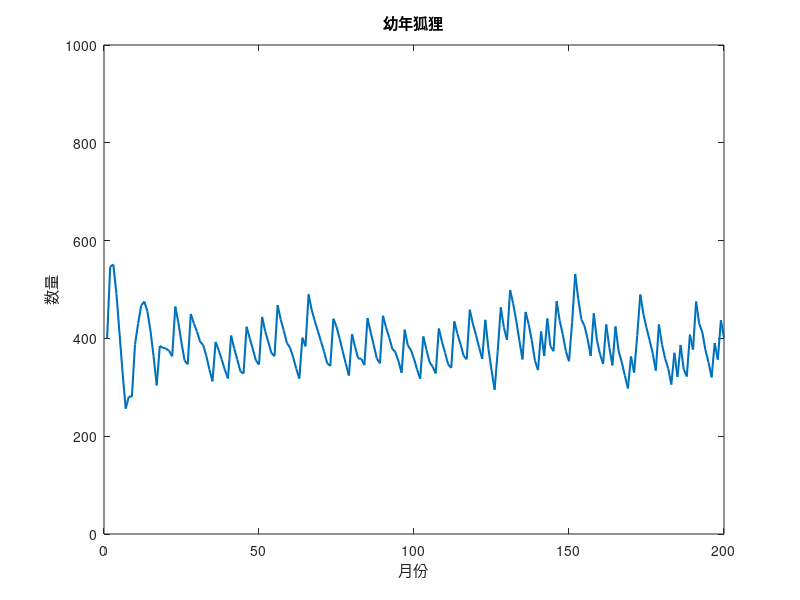
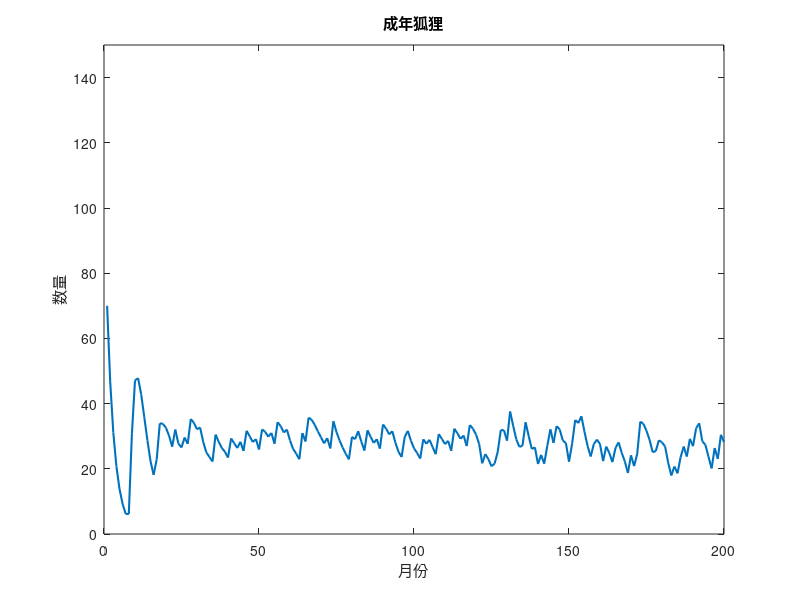
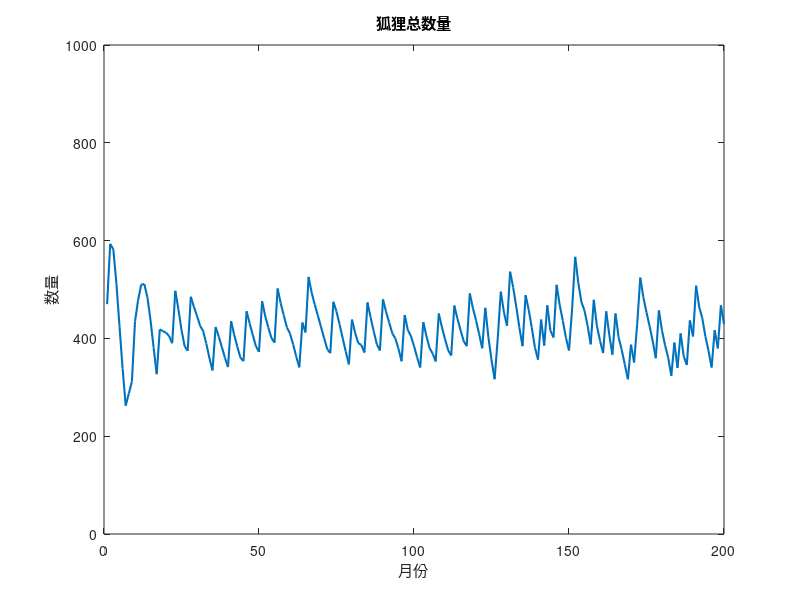
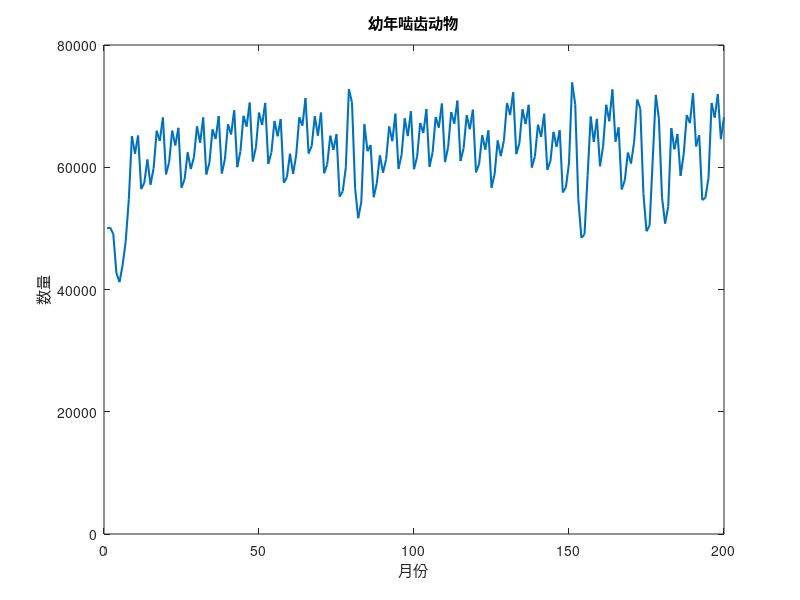

MATLAB code for these plots, in order:
close all
clear,clc;
%% 数据初始化
% 此处数据需手动输入或修改
month=200;
Fox_immature(1)=400;
Fox_mature(1)=70;
Rodent_immature(1)=50000;
Rodent_mature(1)=12000;

%% 迭代开始
Starve_record(1)=0;
for m=2:month
    %% 水草是否满足啮齿动物食物需求
    if Rodent_immature(m-1)+Rodent_mature(m-1)>100000
        Rodent_immature_starve(m-1)=Rodent_immature(m-1)/3;
        Rodent_mature_starve(m-1)=Rodent_immature(m-1)/3;
    else
        Rodent_immature_starve(m-1)=0;
        Rodent_mature_starve(m-1)=0;
    end
    %% 计算啮齿动物数量
    Rodent_immature_add(m-1)=Rodent_mature(m-1)*0.8;
    Rodent_immature_hunted(m-1)=(Fox_immature(m-1) *10+Fox_mature(m-1) *60) *Rodent_immature(m-1) / (Rodent_immature(m-1)+Rodent_mature(m-1) ) ;
    Rodent_mature_hunted(m-1)=(Fox_immature(m-1) *10+Fox_mature(m-1) *60) *Rodent_mature(m-1) / (Rodent_immature(m-1)+Rodent_mature(m-1) ) ;
    Rodent_immature_orphan(m-1)=Rodent_mature_hunted(m-1) *1.8;
    if m<=3
        Rodent_immature_grow(m)=0;
    else
        Rodent_immature_grow(m-3)=Rodent_immature_add(m-3) ;
        for n=1:3
            Rodent_immature_grow(m+n-3)=Rodent_immature_grow(m+n-4)-(Rodent_immature_hunted(m+n-4)+Rodent_immature_orphan(m+n-4)+Rodent_immature_starve(m+n-4) ) *Rodent_immature_grow(m+n-4) /Rodent_immature(m+n-4) ;
        end
    end
    %% 计算啮齿动物数量
    % 第m月幼年啮齿动物数量
    Rodent_immature(m)=Rodent_immature(m-1)+Rodent_immature_add(m-1)-Rodent_immature_hunted(m-1)-Rodent_immature_orphan(m-1)-Rodent_immature_grow(m)-Rodent_immature_starve(m-1) ;
    % 第m月成年啮齿动物数量
    Rodent_mature(m)=Rodent_mature(m-1)+Rodent_immature_grow(m)-Rodent_mature_hunted(m-1)-Rodent_mature_starve(m-1) ;
    %% 计算狐狸数量
    % 计算狐狸的总数量
    if Fox_immature(m-1) *10+Fox_mature(m-1) *60 >=Rodent_immature(m-1)+Rodent_mature(m-1) || Fox_mature(m-1)<0
        % 系统发生崩溃
        fprintf('系统发生崩溃');
        break;
    elseif Fox_immature(m-1) *10+Fox_mature(m-1) *60 >=(Rodent_immature(m-1)+Rodent_mature(m-1) ) /20
        % 记录狐狸出现的饿死情况
        Starve_record(m)=1;
        Fox_immature_starve(m-1)=Fox_immature(m-1)/3;
        Fox_mature_starve(m-1)=Fox_mature(m-1)/3;
    else
        Starve_record(m)=0;
        Fox_immature_starve(m-1)=0;
        Fox_mature_starve(m-1)=0;
    end
    if m<=8
        Fox_immature_grow(m)=0;
    else
        Starvation=0;
        for i=m-8:m-1
            Starvation=Starvation+Starve_record(i) ;
        end
        Fox_immature_grow(m)=Fox_immature_add(m-8) * (2/3) ^Starvation;
    end
    %% 在10年后猎人加入系统，进行对狐狸的捕杀
    if m<=120
        Fox_killed=0;
    else
        Fox_killed=4;
    end
    %% 狐狸的出生
    Fox_immature_add(m-1)=Fox_mature(m-1)*4;
    Fox_immature(m)=Fox_immature(m-1)+Fox_immature_add(m-1)-Fox_immature_starve(m-1)-Fox_immature_grow(m) ;
    Fox_mature(m)=Fox_mature(m-1)+Fox_immature_grow(m)-Fox_mature_starve(m-1)-Fox_killed;
end
%% 绘制系统内种群数量变化图
figure, plot(Fox_immature,'LineWidth',1.5) , axis ( [0,month,0, 1000] ) , title( '幼年狐狸' ) ,xlabel( '月份' ) ,ylabel( '数量' ) ;
figure, plot(Fox_mature,'LineWidth',1.5) , axis ( [0,month,0, 150] ) , title( '成年狐狸' ),xlabel( '月份' ) ,ylabel( '数量' ) ;
figure, plot(Fox_mature+Fox_immature,'LineWidth',1.5) , axis ( [0,month,0,1000] ) ,title( '狐狸总数量' ) ,xlabel( '月份' ) ,ylabel( '数量' );
figure, plot(Rodent_immature,'LineWidth',1.5) , axis ( [0,month,0,80000] ) , title( '幼年啮齿动物' ) ,xlabel( '月份' ) ,ylabel( '数量' ) ;
figure, plot(Rodent_mature,'LineWidth',1.5) , axis ( [0,month,0,50000] ) , title( '成年啮齿动物' ) ,xlabel( '月份' ),ylabel( '数量' ) ;
figure, plot(Rodent_mature+Rodent_immature,'LineWidth',1.5) ,axis ( [0,month,0,150000] ) , title( '啮齿动物总数量' ) ,xlabel( '月份' ),ylabel( '数量' ) ;